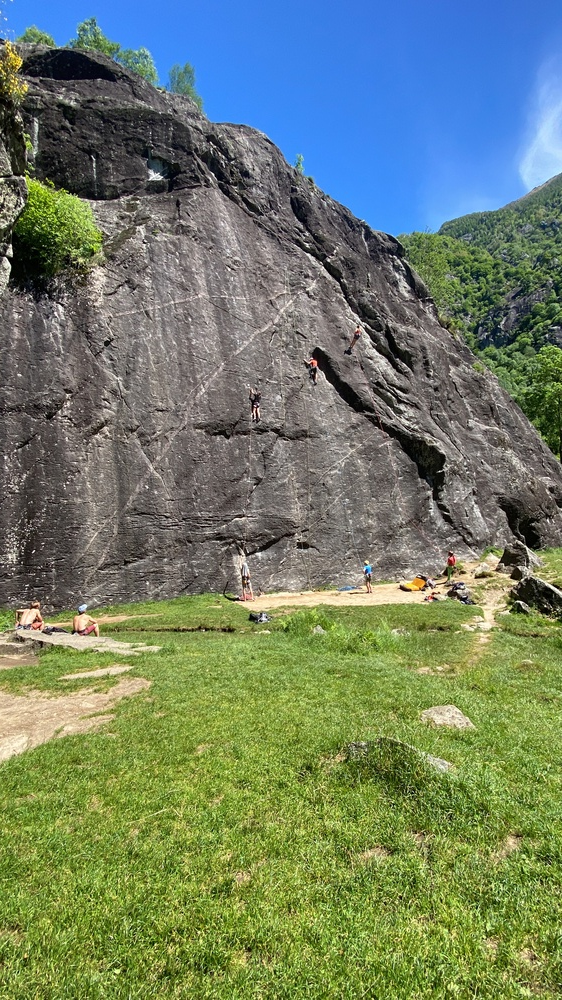
#> input picture 2D_Machine_Vision/blatt 3/farb_img.jpg, 562 x 1000 px, shrunk from 2160 x 3840 before the run, found by its file name
$ python Blatt3_4.py
#> lines starting #> are read from the running program, lines starting #| are printed output that depends on the picture
import cv2 as cv
import matplotlib.pyplot as plt
import numpy as np
img = cv.imread("/workspaces/WASD/2D_Machine_Vision/farb_img.jpg")
#> img is the input picture: shape (1000, 562, 3); mean B, G, R 105, 126.9, 111.6
img_grau =cv.imread("/workspaces/WASD/2D_Machine_Vision/farb_img.jpg", cv.IMREAD_GRAYSCALE)
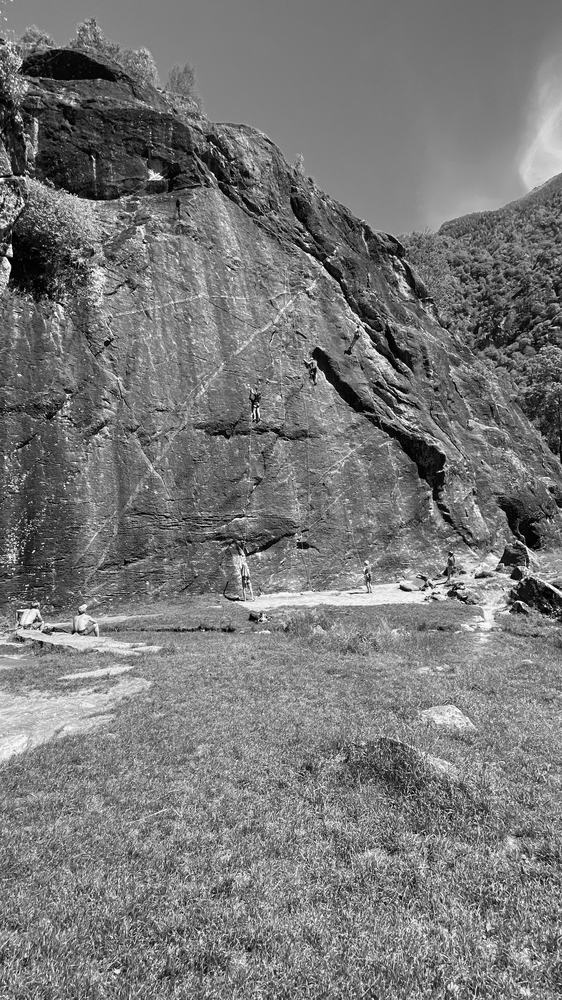
#> img_grau: shape (1000, 562); min 0, max 255, mean 119.8

cv.imwrite('/workspaces/WASD/2D_Machine_Vision/farb_grau.png',img_grau)

img_farb_1=cv.cvtColor(img_grau,cv.COLOR_GRAY2BGR)
cv.imwrite("ergebnis.png",img_farb_1)

b, g, r = cv.split(img)
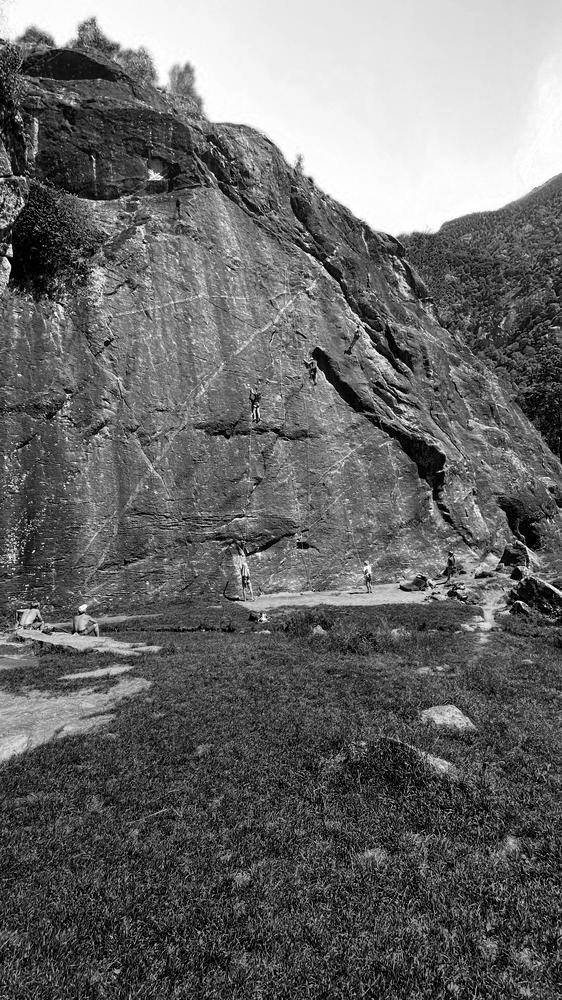
#> b: shape (1000, 562); min 0, max 255, mean 105
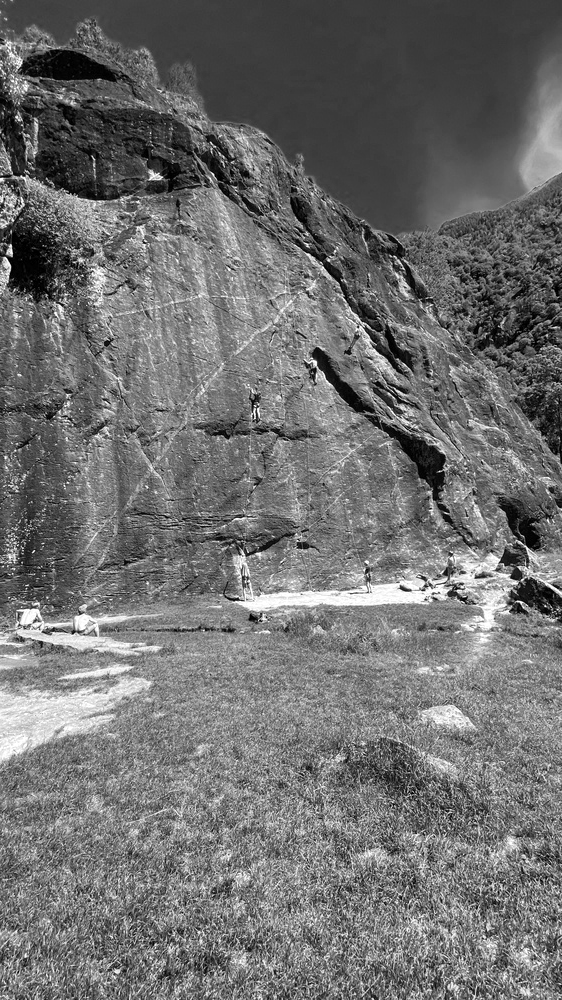
#> r: shape (1000, 562); min 0, max 255, mean 111.6

fig, axes = plt.subplots(1, 4, figsize=(16, 4))

axes[0].imshow(cv.cvtColor(img, cv.COLOR_BGR2RGB))
axes[0].set_title("Original")
axes[0].axis('off')

axes[1].imshow(b, cmap='gray')
axes[1].set_title("Blau-Kanal")
axes[1].axis('off')

axes[2].imshow(g, cmap='gray')
axes[2].set_title("Grün-Kanal")
axes[2].axis('off')

axes[3].imshow(r, cmap='gray')
axes[3].set_title("Rot-Kanal")
axes[3].axis('off')

plt.tight_layout()
plt.savefig("kanaele_anzeige.png")
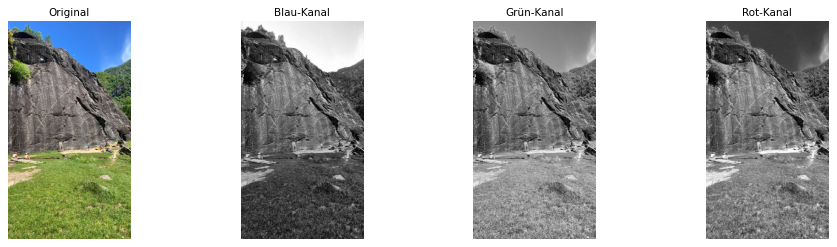
#> figure drawn by matplotlib, 4 panels
plt.show()
